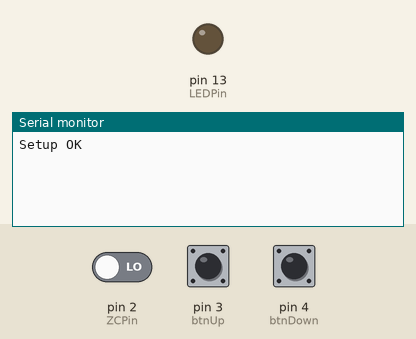
A sketch run on a simulated Arduino Uno, built with avr-gcc and run on an emulated ATmega328P. Parts: output pins drawn as LEDs (lit = HIGH), the last lines printed to the serial monitor. The test bench sets the inputs (shaded band); at power-on: pin 3 (btnUp) HIGH, pin 4 (btnDown) HIGH, pin 2 (ZCPin) LOW.

Above: at 1.2 s.
1.3 s: pin 3 (btnUp) pulled LOW for 0.15 s
At 1.9 s:
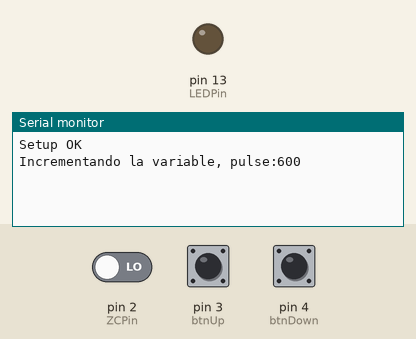
2.9 s: pin 4 (btnDown) pulled LOW for 0.15 s
At 4.4 s:
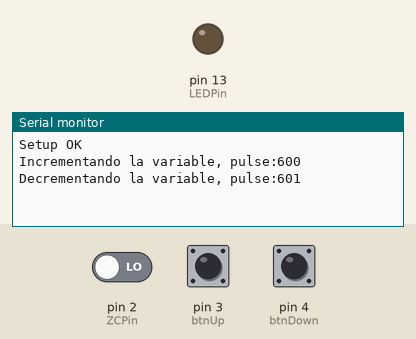

The sketch:

Arduino_Code.ino
```cpp
int pulse = 600; //led 1 second 1, 1 second off
int tmpFrq = 0;
int frecuencia = 0;

int pulCounted = 0;
const int LEDPin = 13;
const int btnUp = 3;
const int btnDown = 4;
const int ZCPin = 2;

unsigned long lastMeasure = 0;
unsigned long setupTime = 0;
unsigned long flagTime = 0;

bool pulsosPorSegundo = false;

void setup(){
    //PIn setup
    pinMode(LEDPin, OUTPUT);
    pinMode(btnUp, INPUT_PULLUP);
    pinMode(btnDown, INPUT_PULLUP);
    //Default state
    digitalWrite(LEDPin, LOW);
    //Serial setup
    Serial.begin(9600);
    //Interrupt
     attachInterrupt(digitalPinToInterrupt(ZCPin), detectarPulsos, RISING);
    //Serial msg
    Serial.println("Setup OK");
}
void loop(){
    //Program condition
    if(pulCounted > pulse)
    {
        if(flagTime == 0) flagTime = millis();
        digitalWrite(LEDPin, HIGH);
        Serial.println("Por segundo son: " + String(frecuencia) + " Pulsos");
        Serial.println("He contado: " + String(pulCounted) + " Pulsos");
        Serial.println("Han pasado " + String((flagTime-setupTime)) + " milisegundos antes de llegar al limite impuesto");
    }
    else
    {
        digitalWrite(LEDPin, LOW);
    }
    if(!digitalRead(btnUp))
    {
        Serial.println("Incrementando la variable, pulse:" + String(pulse));
        pulse++;
        pulCounted = 0; //Resetting variable
        delay(500);
    }
    if(!digitalRead(btnDown))
    {
        Serial.println("Decrementando la variable, pulse:" + String(pulse));
        pulse--;
        pulCounted = 0; //Resetting variable
        delay(500);
    }
}

void detectarPulsos(){
  if(millis()-lastMeasure>1000){
      lastMeasure = millis();
      frecuencia = tmpFrq;
      tmpFrq = 0;
  }
  if(setupTime == 0) setupTime =  millis();
  pulCounted++;
  tmpFrq++;
}
```

Measured:
- after the input at 1.3 s, the serial monitor: prints a new line at once (image 1)
- after the input at 2.9 s, the serial monitor: prints a new line at once (image 2)
